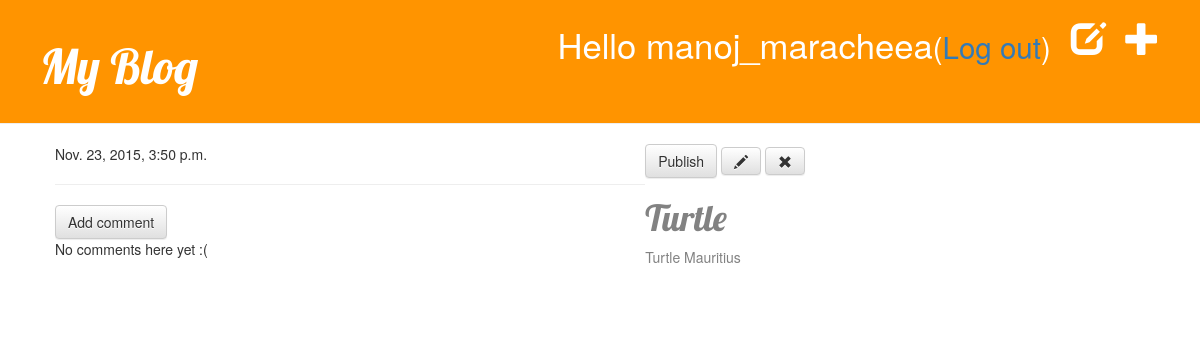
The page /post/1/ (signed in) on the database as committed earlier.
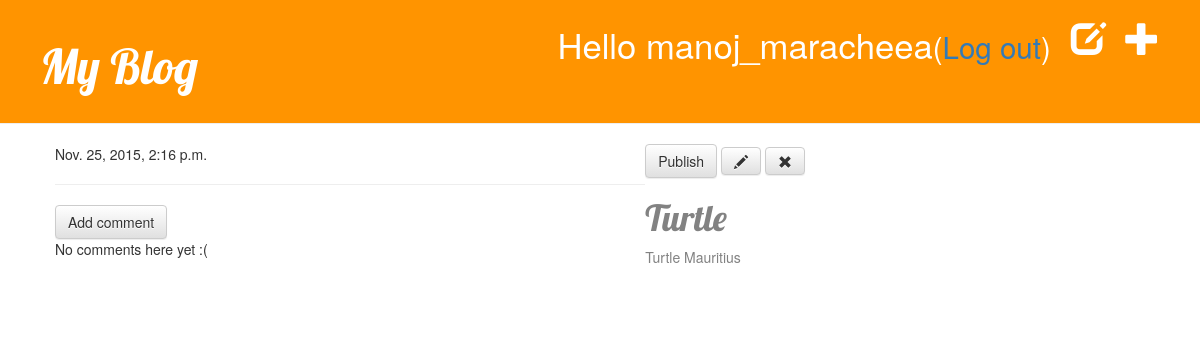
The same page on the database as committed later.
### blog/models.py (models this page shows, shortened)
class Post(models.Model):
    author = models.ForeignKey('auth.User')
    title = models.CharField(max_length=200)
    text = models.TextField()
    created_date = models.DateTimeField(default = timezone.now)
    published_date = models.DateTimeField(blank = True, null=True)

### blog/views.py (the view)
# urls.py: url(r'^post/(?P<pk>[0-9]+)/$', views.post_detail, name='post_detail'),
@login_required
def post_detail(request, pk):
    post = get_object_or_404(Post, pk=pk)
    return render(request, 'blog/post_detail.html',{'post':post})

### blog/templates/blog/post_detail.html
{% extends 'blog/base.html' %}
{% block content %}
    <div class="post">
        {% if post.published_date %}
        {{ post.published_date }}
     <div class ="date">
        {% else %}
     </div>
        {% endif %}
        <a class="btn btn-default" href="{% url "blog.views.post_publish" pk=post.pk %}">Publish</a>
        <a class="btn btn-default" href="{% url 'post_edit' pk=post.pk %}"><span class="glyphicon glyphicon-pencil"></span></a>
        <a class="btn btn-default" href="{% url "post_remove" pk=post.pk %}"><span class="glyphicon glyphicon-remove"></span></a>
        <h1>{{ post.title }}</h1>
        <p>  {{ post.text|linebreaks }}</p>
    </div>
    <hr>
    <a class="btn btn-default" href="{% url "add_comment_to_post" pk=post.pk %}">Add comment</a>
    {% for comment in post.comments.all %}
        {% if user.is_authenticated or comment.approved_comment %}
        <div class="comment">
            <div class="date">
                {{ comment.created_date }}
                {% if not comment.approved_comment %}
<a class="btn btn-default" href="{% url "comment_remove" pk=comment.pk %}">span class=" glyphicon glyphicon-remove"></span></a>
             <a class="btn btn-default" href="{% url "comment_approve" pk=comment.pk %}"><span class="glyphicon glyphicon-ok"></span></a>
                {% endif %}
            </div>
            <strong>{{ comment.author }}</strong>
            <p>{{ comment.text|linebreaks }} </p>
        </div>
        {% endif %}
    {% empty %}
        <p>No comments here yet :(</p>
    {% endfor %}
    {% endblock %}

Rows that differ between the two databases and show on the page:
changed Post "Turtle": published_date "Nov. 23, 2015, 3:50 p.m." → "Nov. 25, 2015, 2:16 p.m."
